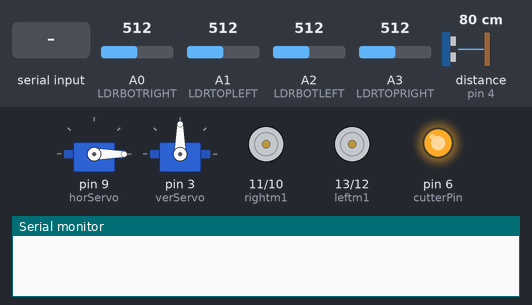
The program below on a simulated Arduino Uno, built with avr-gcc and run on an emulated ATmega328P. Parts: 2 × servo, motor-driver pin pairs drawn as motors (green arrow = first pin HIGH = forward, orange = second pin HIGH = backward, longer = more drive), output pins drawn as LEDs (lit = HIGH), the last lines printed to the serial monitor. Inputs (shaded band) come from the test bench; at power-on: A0 (LDRBOTRIGHT) = 512, A3 (LDRTOPRIGHT) = 512, A1 (LDRTOPLEFT) = 512, A2 (LDRBOTLEFT) = 512, distance to the obstacle (sensor on pin 4) 80 cm. The echo pulse lasts 58.3 µs per cm.

Above: at 1.2 s.
1.3 s: "b" received over the second serial link
At 1.6 s:
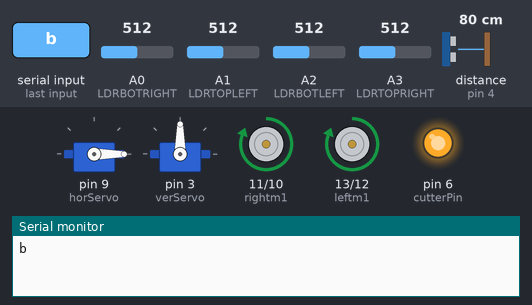
2.8 s: "f" received over the second serial link
At 4.0 s:
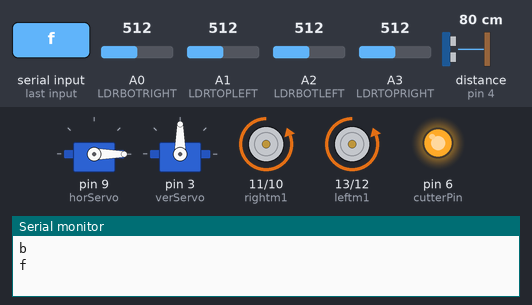
4.3 s: "c" received over the second serial link
At 5.5 s:
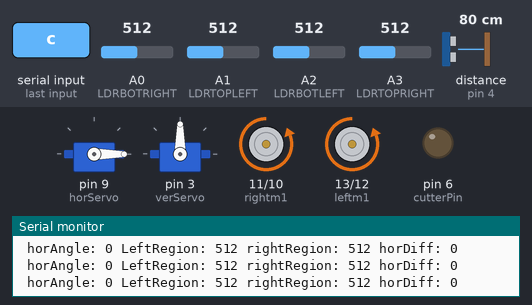
5.8 s: A0 (LDRBOTRIGHT) set to 593
8.8 s: A0 (LDRBOTRIGHT) set to 620
11.8 s: A3 (LDRTOPRIGHT) set to 316
14.8 s: A3 (LDRTOPRIGHT) set to 288
At 15.31 s:
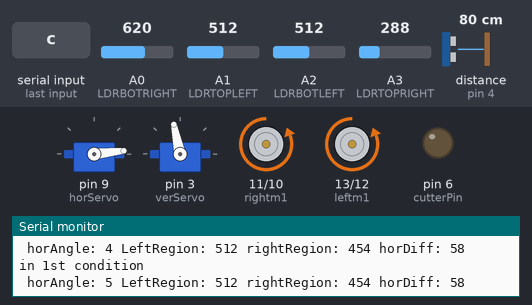
Timing chart, 0 to 21.2 s (numbered marks = the images above; inputs shaded):
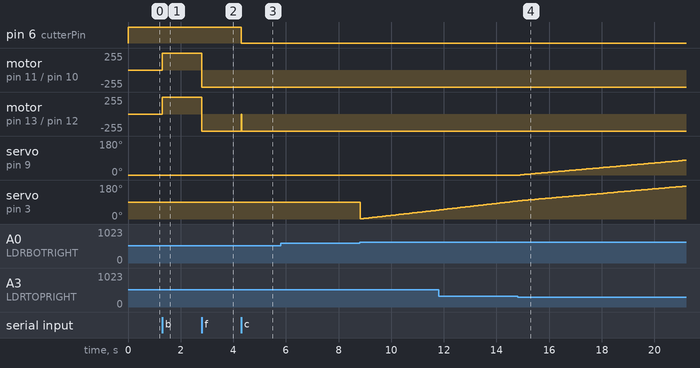

Measured:
- the behaviour switches between 306 and 305 on A3 (LDRTOPRIGHT) (found by bisection; images 3 and 4)
- after the input at 1.3 s, motor on pin 11 (rightm1) / pin 10 (rightm2), motor on pin 13 (leftm1) / pin 12 (leftm2): stopped → forward 255/255 at once
- after the input at 2.8 s, motor on pin 11 (rightm1) / pin 10 (rightm2), motor on pin 13 (leftm1) / pin 12 (leftm2): forward 255/255 → backward 255/255 at once
- after the input at 4.3 s, pin 6 (cutterPin): HIGH → LOW at once; motor on pin 13 (leftm1) / pin 12 (leftm2): backward 255/255 → stopped at once, → backward 255/255 0.01 s later
- after the input at 14.8 s, servo on pin 9 (horServo): moves from 0° to 78° over 6.2 s, starting after 0.10 s

The program:

main.cpp
```cpp
#include <Arduino.h>
#include <Ultrasonic.h>
#include "Servo.h"
#include "SoftwareSerial.h"
Ultrasonic ultrasonic1(5, 4); // An ultrasonic sensor HC-04
SoftwareSerial s(2, 8);       //2 rx 8 tx
Servo horServo;               // create servo object to control a servo
Servo verServo;
#define leftm1 13 //need to change these pins as they are unreliable at startup
#define leftm2 12
#define rightm1 11
#define rightm2 10

#define LDRBOTRIGHT A0
#define LDRTOPLEFT A1
#define LDRBOTLEFT A2
#define LDRTOPRIGHT A3

#define cutterPin 6
#define relay2 7

int ldrTopLeft;
int ldrTopRight;
int ldrBotLeft;
int ldrBotRight;

int ldrTopLeftDef;
int ldrTopRightdef;
int ldrBotRightdef;
int ldrBotLeftDef;

char result;
bool automaticState = false;
int turnDelay = 3000; //will change
bool solarTrackingState = false;
bool makeCorrection = false;
//horizontal servo positions
int horAngle;
int horInit;
int horPos1;
int horPos2;

//horizontal servo positions
int verAngle;
int verInit = 0;
int verPos1 = 150;
int verPos2 = 0;
int vertDiff;
int absVertDiff;
int absHorDiff;
int horDiff;
//-----//
#define forward 1
#define reverse 2
#define STOP 3
#define automaticOn 4
#define automaticOff 5
#define incHorServoAngle 6
#define decHorServoAngle 7
#define incVerServoAngle 8
#define decVerServoAngle 9
#define cutterOn 10
#define cutterOff 11

void readSensors();
void obstacleAvoidance();
void solarTrackerHandler();

void setup()
{
  Serial.begin(9600);
  s.begin(9600);
  horServo.attach(9);
  verServo.attach(3);
  verServo.write(90); //go to default pos
  horServo.write(0);  //go to default pos
  pinMode(leftm1, OUTPUT);
  pinMode(leftm2, OUTPUT);
  pinMode(rightm1, OUTPUT);
  pinMode(rightm2, OUTPUT);
  pinMode(LDRTOPLEFT, INPUT);
  pinMode(LDRTOPRIGHT, INPUT);
  pinMode(LDRBOTLEFT, INPUT);
  pinMode(LDRBOTRIGHT, INPUT);
  pinMode(cutterPin, OUTPUT);
  digitalWrite(cutterPin, HIGH);
  digitalWrite(rightm1, LOW);
  digitalWrite(rightm2, LOW);
  digitalWrite(leftm1, LOW);
  digitalWrite(leftm2, LOW);
}

void loop()
{
  if (solarTrackingState == true)
  {
    solarTrackerHandler();
  }

  ultrasonic1.read(); // Prints the distance on the default unit (centimeters)
  if (solarTrackingState == true)
  {
    solarTrackerHandler();
  }

  if (s.available() > 0)
  {
    result = s.read();
    Serial.println(result);
    if (automaticState == true)
    {
      if (result != 'c' || result != 'd') //if result is not automatic on or if result is not automatic off then turn off automatic mode
      {
        automaticState = false; //if recieved char is something other than automatic then turn it off
        solarTrackingState = false;
        digitalWrite(cutterPin, HIGH); // turn cutter off.
        digitalWrite(leftm1, LOW);
        digitalWrite(leftm2, LOW);
        digitalWrite(rightm1, LOW);
        digitalWrite(rightm2, LOW);
        //reset everything
      }
    }
  }

  switch (result)
  {
  case 'b':
    digitalWrite(leftm1, HIGH);
    digitalWrite(leftm2, LOW);
    digitalWrite(rightm1, HIGH);
    digitalWrite(rightm2, LOW);
    break;

  case 'f':
    digitalWrite(leftm1, LOW);
    digitalWrite(leftm2, HIGH);
    digitalWrite(rightm1, LOW);
    digitalWrite(rightm2, HIGH);
    break;

  case 's':
    digitalWrite(leftm1, LOW);
    digitalWrite(leftm2, LOW);
    digitalWrite(rightm1, LOW);
    digitalWrite(rightm2, LOW);
    break;

  case 'c':
    automaticState = true;
    digitalWrite(LED_BUILTIN, HIGH);

    break;

  case 'd':
    automaticState = false;
    digitalWrite(LED_BUILTIN, LOW);
    digitalWrite(leftm1, LOW);
    digitalWrite(leftm2, LOW);
    digitalWrite(rightm1, LOW);
    digitalWrite(rightm2, LOW);
    solarTrackingState = false;
    break;

  case 'e':
    horAngle = horServo.read();
    horAngle = horAngle + 10;
    horServo.write(horAngle);
    break;

  case 'a':
    horAngle = horServo.read();
    horAngle = horAngle - 10;
    horServo.write(horAngle);
    break;

  case 'g':
    verAngle = verServo.read();
    verAngle = verAngle + 10;
    verServo.write(verAngle);
    break;

  case 'h': //decrease servo angle by 5
    verAngle = verServo.read();
    verAngle = verAngle - 10;
    verServo.write(verAngle);
    break;

  case 'i': //turn cutter on
    digitalWrite(cutterPin, LOW);
    break;

  case 'j': //turn cutter off
    digitalWrite(cutterPin, HIGH);
    break;

  case 'k': //go left
    digitalWrite(leftm1, LOW);
    digitalWrite(leftm2, HIGH);
    digitalWrite(rightm1, HIGH);
    digitalWrite(rightm2, LOW);
    break;

  case 'l': //go right

    digitalWrite(leftm1, HIGH);
    digitalWrite(leftm2, LOW);
    digitalWrite(rightm1, LOW);
    digitalWrite(rightm2, HIGH);
    break;

  case 'm': //solar tracking on
    solarTrackingState = true;
    break;

  case 'n': //solar tracking off
    solarTrackingState = false;
    break;
  }
  result = NULL;

  if (automaticState == true)
  {
    digitalWrite(cutterPin, LOW);
    solarTrackerHandler();
    if (ultrasonic1.read() <= 20) //object detected
    {
      //stop the motors
      digitalWrite(leftm1, LOW);
      digitalWrite(leftm2, LOW);
      digitalWrite(rightm1, LOW);
      digitalWrite(rightm2, LOW);
      delay(1000); //stop delay

      //turn left
      //left side forward right side backward
      digitalWrite(leftm1, HIGH);
      digitalWrite(leftm2, LOW);
      digitalWrite(rightm1, LOW);
      digitalWrite(rightm2, HIGH);
      delay(turnDelay); //set delay based on experiment.

      //stop
      digitalWrite(leftm1, LOW);
      digitalWrite(leftm2, LOW);
      digitalWrite(rightm1, LOW);
      digitalWrite(rightm2, LOW);
      delay(1000); //stop delay

      //forward

      digitalWrite(leftm1, LOW);
      digitalWrite(leftm2, HIGH);
      digitalWrite(rightm1, LOW);
      digitalWrite(rightm2, HIGH);

      //check again.    if object detected go right so that you get 180 degree.
      if (ultrasonic1.read() <= 20)
      {
        //stop and take go right one more time to get 180 degreee
        digitalWrite(leftm1, LOW);
        digitalWrite(leftm2, LOW);
        digitalWrite(rightm1, LOW);
        digitalWrite(rightm2, LOW);
        delay(1000);

        //turn right
        digitalWrite(leftm1, HIGH);
        digitalWrite(leftm2, LOW);
        digitalWrite(rightm1, LOW);
        digitalWrite(rightm2, HIGH);
        delay(turnDelay); //set delay based on experiment.

        //STOP
        digitalWrite(leftm1, LOW);
        digitalWrite(leftm2, LOW);
        digitalWrite(rightm1, LOW);
        digitalWrite(rightm2, LOW);
        delay(1000);
      }
    }
    else   //IF OBJECT IS NOT DETECTED GO FORWARD
    {
      digitalWrite(leftm1, LOW);
      digitalWrite(leftm2, HIGH);
      digitalWrite(rightm1, LOW);
      digitalWrite(rightm2, HIGH);
    }
  }
}

void readSensors()
{
  int temp;
  int value = 0;
  temp = analogRead(LDRTOPLEFT);
  for (int i = 0; i < 10; i++)
  {
    value += analogRead(LDRTOPLEFT);
  }
  temp = analogRead(LDRTOPRIGHT);

  ldrTopLeft = value / 10;
  value = 0;
  for (int i = 0; i < 10; i++)
  {
    value += analogRead(LDRTOPRIGHT);
  }
  ldrTopRight = value / 10;
  value = 0;
  ldrBotLeft = analogRead(LDRBOTLEFT);
  for (int i = 0; i < 10; i++)
  {
    value += analogRead(LDRBOTLEFT);
  }
  ldrBotLeft = value / 10;
  value = 0;
  temp = analogRead(LDRBOTRIGHT);
  for (int i = 0; i < 10; i++)
  {
    value += analogRead(LDRBOTRIGHT);
  }
  ldrBotRight = value / 10;
  value = 0;
}

void solarTrackerHandler()
{
  readSensors();
  // do rest below

  int topRegion = (ldrTopRight + ldrTopLeft) / 2; //taking average of two
  int botRegion = (ldrBotRight + ldrBotLeft) / 2;
  int leftRegion = (ldrTopLeft + ldrBotLeft) / 2;
  int rightRegion = (ldrTopRight + ldrBotRight) / 2;
  /*
  Serial.print("topLeft:");
  Serial.print(ldrTopLeft);
  Serial.print(" topRight:");
  Serial.print(ldrTopRight);
  Serial.print(" botLeft:");
  Serial.print(ldrBotLeft);
  Serial.print(" botRight:");
  Serial.print(ldrBotRight);
  */
  //difference of 300 when one side is fully  lit and the other is dark.. same for both regions

  vertDiff = botRegion - topRegion; //if difference is positive it will go upward other wise downward
  horDiff = leftRegion - rightRegion;
  absVertDiff = abs(vertDiff);
  absHorDiff = abs(horDiff);

  //vertical controller

  if (absVertDiff > 0 && absVertDiff < 50)
  {
    //do nothing
  }
  else if (vertDiff > 0 && verAngle <= 178)
  {
    verServo.read();
    verAngle = verAngle + 1;
    verServo.write(verAngle);
    delay(10);
  }
  else if (vertDiff < 0 && verAngle >= 0)
  {
    verAngle = verServo.read();
    verAngle = verAngle - 1;
    verServo.write(verAngle);
    delay(10);
  }

  //horizontal controller

  if (absHorDiff > 0 && absHorDiff < 50)
  {
    //do nothing
  }
  else if (horDiff > 0 && horAngle <= 178)
  {
    Serial.println("in 1st condition");
    horServo.read();
    horAngle = horAngle + 1;
    horServo.write(horAngle);
    delay(10);
  }
  else if (horDiff < 0 && horAngle >= 0)
  {
    Serial.println("in 2nd condition");
    horAngle = horServo.read();
    horAngle = horAngle - 1;
    horServo.write(horAngle);
    delay(10);
  }

  Serial.print(" horAngle: ");
  Serial.print(horAngle);
  Serial.print(" LeftRegion: ");
  Serial.print(leftRegion);
  Serial.print(" rightRegion: ");
  Serial.print(rightRegion);
  Serial.print(" horDiff: ");
  Serial.println(horDiff);
}
```
